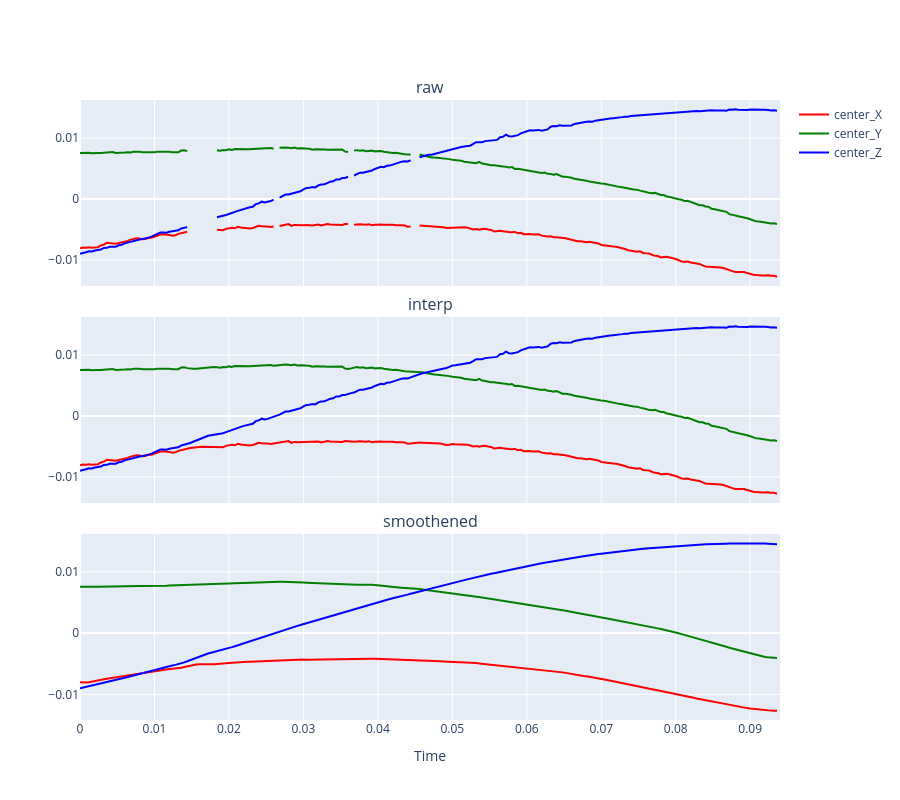
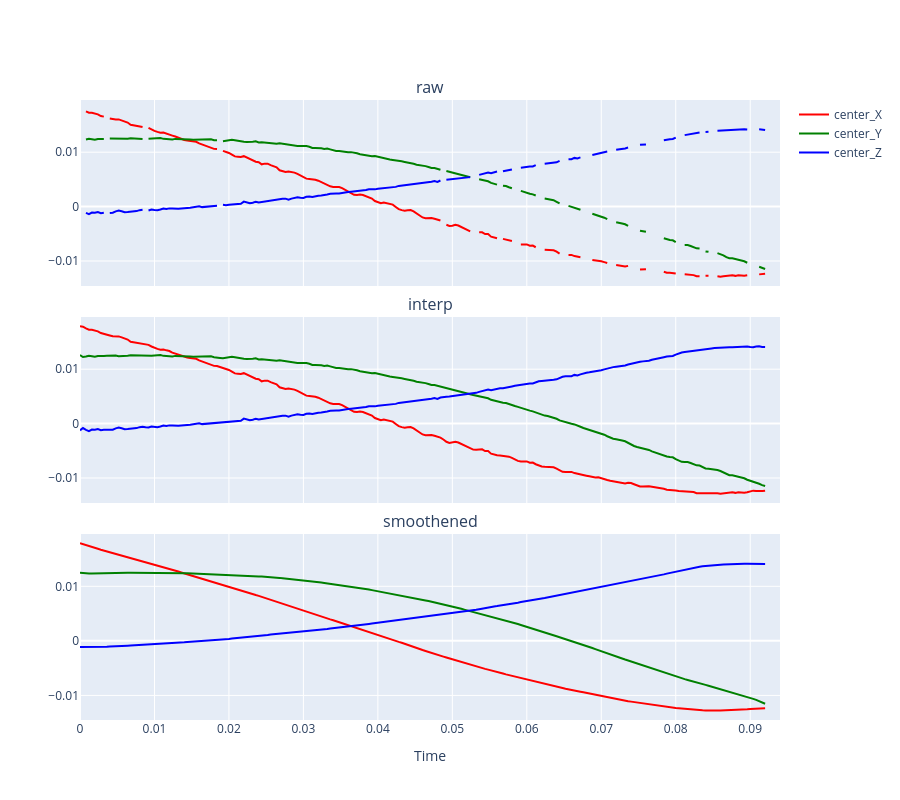
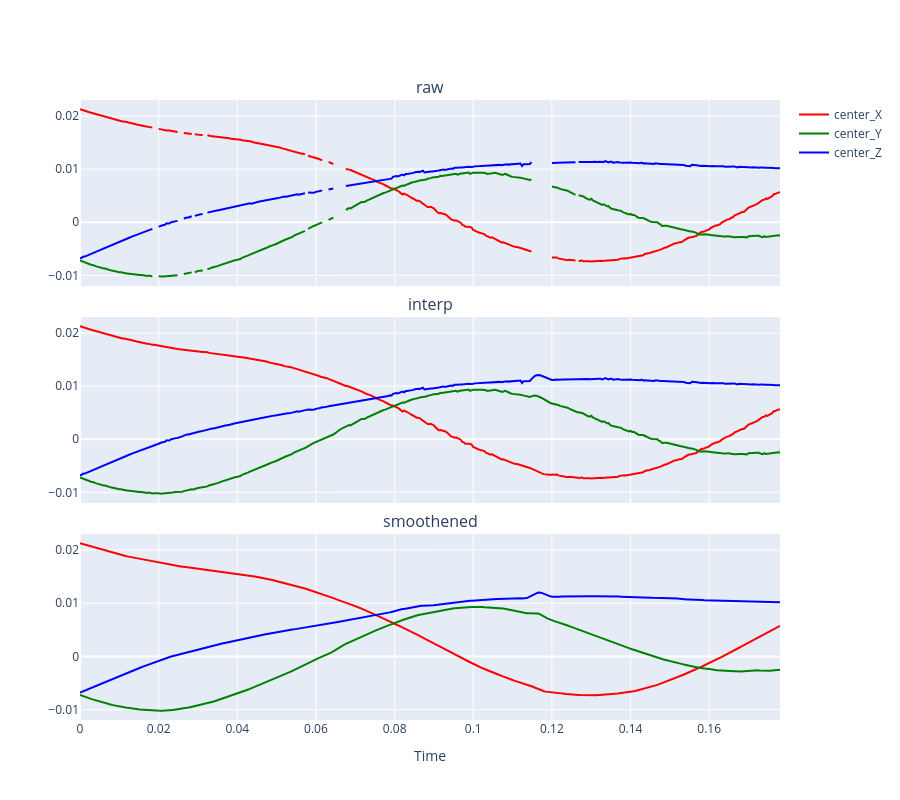
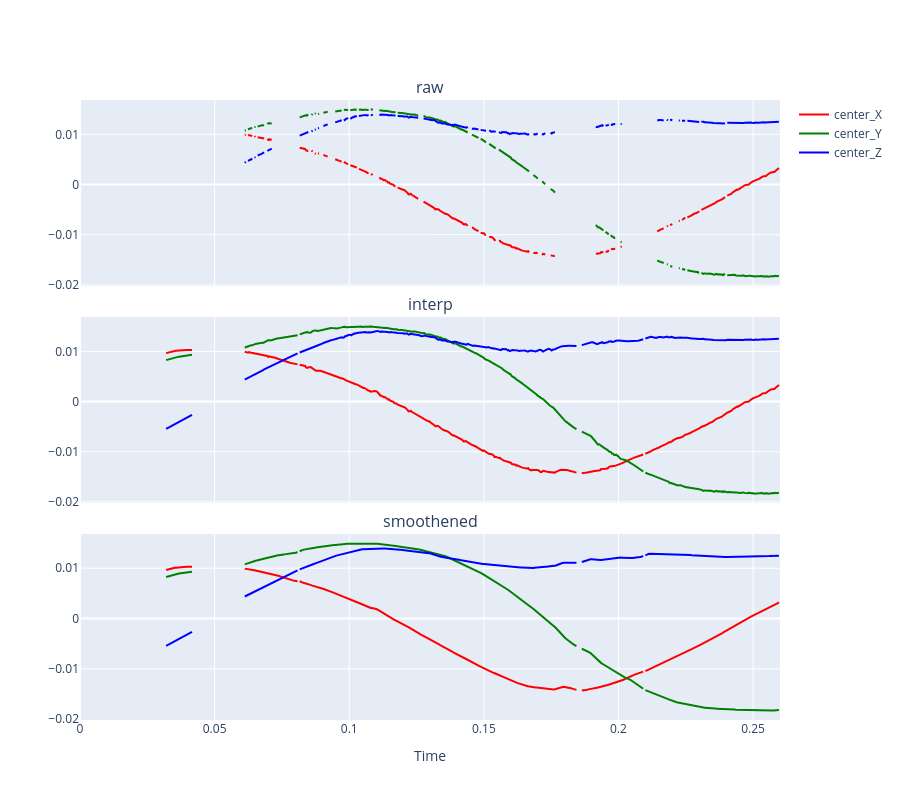

Here is the notebook cell these charts were saved with, in order:
### Code cell
fps = 2500

for raw in raw_tracks:
    fig.data = [] 
    raw_df = pd.read_csv(raw)
    
    trialID = os.path.basename(raw)[:13]
    print(f'working on {trialID}')
    
    interpol_df = pd.read_csv([file for file in interpol_tracks if trialID in file][0])
    smoothen_df = pd.read_csv([file for file in smoothen_tracks if trialID in file][0])
    
    cols = ["center_X", "center_Y", "center_Z"]
    # assign a fixed color to each column
    colors = {"center_X": "red", "center_Y": "green", "center_Z": "blue"}
    # add traces
    for row, df in enumerate([raw_df, interpol_df, smoothen_df], start=1):   # each df → one row
        center = df.loc[:, ['center_X', 'center_Y', 'center_Z']]
        time = np.arange(0, len(center))*1/fps
        for col in cols:                        # x, y, z traces
            fig.add_trace(
                go.Scatter(
                    x=time,          # or df["time"]
                    y=df[col],
                    mode="lines",
                    name=f"{col}",
                    line=dict(color=colors[col]),
                    showlegend=(row == 1)   # legend only once      
                ),
                row=row,
                col=1
            )

    fig.update_xaxes(title_text="Time", row=3, col=1)
    fig.update_layout(height=800)     
    
    print(len(fig.data))
    fig.show()
    fig.write_html(output_dir + trialID + '.html')
    print(f'plotting done for {trialID}')

### Figure 1 — Plotly figure (JSON) as saved in the notebook; plotly's stock layout.template omitted (floating-point values rounded to 4 significant figures; data arrays with more than 128 entries replaced by an {"elided": "..."} marker saying what was removed)
{"data": [{"line": {"color": "red"}, "mode": "lines", "name": "center_X", "showlegend": true, "type": "scatter", "x": {"elided": "236 float values"}, "xaxis": "x", "y": {"elided": "236 float values"}, "yaxis": "y"}, {"line": {"color": "green"}, "mode": "lines", "name": "center_Y", "showlegend": true, "type": "scatter", "x": {"elided": "236 float values"}, "xaxis": "x", "y": {"elided": "236 float values"}, "yaxis": "y"}, {"line": {"color": "blue"}, "mode": "lines", "name": "center_Z", "showlegend": true, "type": "scatter", "x": {"elided": "236 float values"}, "xaxis": "x", "y": {"elided": "236 float values"}, "yaxis": "y"}, {"line": {"color": "red"}, "mode": "lines", "name": "center_X", "showlegend": false, "type": "scatter", "x": {"elided": "236 float values"}, "xaxis": "x2", "y": {"elided": "236 float values"}, "yaxis": "y2"}, {"line": {"color": "green"}, "mode": "lines", "name": "center_Y", "showlegend": false, "type": "scatter", "x": {"elided": "236 float values"}, "xaxis": "x2", "y": {"elided": "236 float values"}, "yaxis": "y2"}, {"line": {"color": "blue"}, "mode": "lines", "name": "center_Z", "showlegend": false, "type": "scatter", "x": {"elided": "236 float values"}, "xaxis": "x2", "y": {"elided": "236 float values"}, "yaxis": "y2"}, {"line": {"color": "red"}, "mode": "lines", "name": "center_X", "showlegend": false, "type": "scatter", "x": {"elided": "236 float values"}, "xaxis": "x3", "y": {"elided": "236 float values"}, "yaxis": "y3"}, {"line": {"color": "green"}, "mode": "lines", "name": "center_Y", "showlegend": false, "type": "scatter", "x": {"elided": "236 float values"}, "xaxis": "x3", "y": {"elided": "236 float values"}, "yaxis": "y3"}, {"line": {"color": "blue"}, "mode": "lines", "name": "center_Z", "showlegend": false, "type": "scatter", "x": {"elided": "236 float values"}, "xaxis": "x3", "y": {"elided": "236 float values"}, "yaxis": "y3"}], "layout": {"annotations": [{"font": {"size": 16}, "showarrow": false, "text": "raw", "x": 0.5, "xanchor": "center", "xref": "paper", "y": 1, "yanchor": "bottom", "yref": "paper"}, {"font": {"size": 16}, "showarrow": false, "text": "interp", "x": 0.5, "xanchor": "center", "xref": "paper", "y": 0.65, "yanchor": "bottom", "yref": "paper"}, {"font": {"size": 16}, "showarrow": false, "text": "smoothened", "x": 0.5, "xanchor": "center", "xref": "paper", "y": 0.3, "yanchor": "bottom", "yref": "paper"}], "height": 800, "xaxis": {"anchor": "y", "domain": [0, 1], "matches": "x3", "showticklabels": false}, "xaxis2": {"anchor": "y2", "domain": [0, 1], "matches": "x3", "showticklabels": false}, "xaxis3": {"anchor": "y3", "domain": [0, 1], "title": {"text": "Time"}}, "yaxis": {"anchor": "x", "domain": [0.7, 1]}, "yaxis2": {"anchor": "x2", "domain": [0.35, 0.65]}, "yaxis3": {"anchor": "x3", "domain": [0, 0.3]}}}

### Figure 2 — Plotly figure (JSON) as saved in the notebook; plotly's stock layout.template omitted (floating-point values rounded to 4 significant figures; data arrays with more than 128 entries replaced by an {"elided": "..."} marker saying what was removed)
{"data": [{"line": {"color": "red"}, "mode": "lines", "name": "center_X", "showlegend": true, "type": "scatter", "x": {"elided": "236 float values"}, "xaxis": "x", "y": {"elided": "236 float values"}, "yaxis": "y"}, {"line": {"color": "green"}, "mode": "lines", "name": "center_Y", "showlegend": true, "type": "scatter", "x": {"elided": "236 float values"}, "xaxis": "x", "y": {"elided": "236 float values"}, "yaxis": "y"}, {"line": {"color": "blue"}, "mode": "lines", "name": "center_Z", "showlegend": true, "type": "scatter", "x": {"elided": "236 float values"}, "xaxis": "x", "y": {"elided": "236 float values"}, "yaxis": "y"}, {"line": {"color": "red"}, "mode": "lines", "name": "center_X", "showlegend": false, "type": "scatter", "x": {"elided": "236 float values"}, "xaxis": "x2", "y": {"elided": "236 float values"}, "yaxis": "y2"}, {"line": {"color": "green"}, "mode": "lines", "name": "center_Y", "showlegend": false, "type": "scatter", "x": {"elided": "236 float values"}, "xaxis": "x2", "y": {"elided": "236 float values"}, "yaxis": "y2"}, {"line": {"color": "blue"}, "mode": "lines", "name": "center_Z", "showlegend": false, "type": "scatter", "x": {"elided": "236 float values"}, "xaxis": "x2", "y": {"elided": "236 float values"}, "yaxis": "y2"}, {"line": {"color": "red"}, "mode": "lines", "name": "center_X", "showlegend": false, "type": "scatter", "x": {"elided": "236 float values"}, "xaxis": "x3", "y": {"elided": "236 float values"}, "yaxis": "y3"}, {"line": {"color": "green"}, "mode": "lines", "name": "center_Y", "showlegend": false, "type": "scatter", "x": {"elided": "236 float values"}, "xaxis": "x3", "y": {"elided": "236 float values"}, "yaxis": "y3"}, {"line": {"color": "blue"}, "mode": "lines", "name": "center_Z", "showlegend": false, "type": "scatter", "x": {"elided": "236 float values"}, "xaxis": "x3", "y": {"elided": "236 float values"}, "yaxis": "y3"}], "layout": {"annotations": [{"font": {"size": 16}, "showarrow": false, "text": "raw", "x": 0.5, "xanchor": "center", "xref": "paper", "y": 1, "yanchor": "bottom", "yref": "paper"}, {"font": {"size": 16}, "showarrow": false, "text": "interp", "x": 0.5, "xanchor": "center", "xref": "paper", "y": 0.65, "yanchor": "bottom", "yref": "paper"}, {"font": {"size": 16}, "showarrow": false, "text": "smoothened", "x": 0.5, "xanchor": "center", "xref": "paper", "y": 0.3, "yanchor": "bottom", "yref": "paper"}], "height": 800, "xaxis": {"anchor": "y", "domain": [0, 1], "matches": "x3", "showticklabels": false}, "xaxis2": {"anchor": "y2", "domain": [0, 1], "matches": "x3", "showticklabels": false}, "xaxis3": {"anchor": "y3", "domain": [0, 1], "title": {"text": "Time"}}, "yaxis": {"anchor": "x", "domain": [0.7, 1]}, "yaxis2": {"anchor": "x2", "domain": [0.35, 0.65]}, "yaxis3": {"anchor": "x3", "domain": [0, 0.3]}}}

### Figure 3 — Plotly figure (JSON) as saved in the notebook; plotly's stock layout.template omitted (floating-point values rounded to 4 significant figures; data arrays with more than 128 entries replaced by an {"elided": "..."} marker saying what was removed)
{"data": [{"line": {"color": "red"}, "mode": "lines", "name": "center_X", "showlegend": true, "type": "scatter", "x": {"elided": "446 float values"}, "xaxis": "x", "y": {"elided": "446 float values"}, "yaxis": "y"}, {"line": {"color": "green"}, "mode": "lines", "name": "center_Y", "showlegend": true, "type": "scatter", "x": {"elided": "446 float values"}, "xaxis": "x", "y": {"elided": "446 float values"}, "yaxis": "y"}, {"line": {"color": "blue"}, "mode": "lines", "name": "center_Z", "showlegend": true, "type": "scatter", "x": {"elided": "446 float values"}, "xaxis": "x", "y": {"elided": "446 float values"}, "yaxis": "y"}, {"line": {"color": "red"}, "mode": "lines", "name": "center_X", "showlegend": false, "type": "scatter", "x": {"elided": "446 float values"}, "xaxis": "x2", "y": {"elided": "446 float values"}, "yaxis": "y2"}, {"line": {"color": "green"}, "mode": "lines", "name": "center_Y", "showlegend": false, "type": "scatter", "x": {"elided": "446 float values"}, "xaxis": "x2", "y": {"elided": "446 float values"}, "yaxis": "y2"}, {"line": {"color": "blue"}, "mode": "lines", "name": "center_Z", "showlegend": false, "type": "scatter", "x": {"elided": "446 float values"}, "xaxis": "x2", "y": {"elided": "446 float values"}, "yaxis": "y2"}, {"line": {"color": "red"}, "mode": "lines", "name": "center_X", "showlegend": false, "type": "scatter", "x": {"elided": "446 float values"}, "xaxis": "x3", "y": {"elided": "446 float values"}, "yaxis": "y3"}, {"line": {"color": "green"}, "mode": "lines", "name": "center_Y", "showlegend": false, "type": "scatter", "x": {"elided": "446 float values"}, "xaxis": "x3", "y": {"elided": "446 float values"}, "yaxis": "y3"}, {"line": {"color": "blue"}, "mode": "lines", "name": "center_Z", "showlegend": false, "type": "scatter", "x": {"elided": "446 float values"}, "xaxis": "x3", "y": {"elided": "446 float values"}, "yaxis": "y3"}], "layout": {"annotations": [{"font": {"size": 16}, "showarrow": false, "text": "raw", "x": 0.5, "xanchor": "center", "xref": "paper", "y": 1, "yanchor": "bottom", "yref": "paper"}, {"font": {"size": 16}, "showarrow": false, "text": "interp", "x": 0.5, "xanchor": "center", "xref": "paper", "y": 0.65, "yanchor": "bottom", "yref": "paper"}, {"font": {"size": 16}, "showarrow": false, "text": "smoothened", "x": 0.5, "xanchor": "center", "xref": "paper", "y": 0.3, "yanchor": "bottom", "yref": "paper"}], "height": 800, "xaxis": {"anchor": "y", "domain": [0, 1], "matches": "x3", "showticklabels": false}, "xaxis2": {"anchor": "y2", "domain": [0, 1], "matches": "x3", "showticklabels": false}, "xaxis3": {"anchor": "y3", "domain": [0, 1], "title": {"text": "Time"}}, "yaxis": {"anchor": "x", "domain": [0.7, 1]}, "yaxis2": {"anchor": "x2", "domain": [0.35, 0.65]}, "yaxis3": {"anchor": "x3", "domain": [0, 0.3]}}}

### Figure 4 — Plotly figure (JSON) as saved in the notebook; plotly's stock layout.template omitted (floating-point values rounded to 4 significant figures; data arrays with more than 128 entries replaced by an {"elided": "..."} marker saying what was removed)
{"data": [{"line": {"color": "red"}, "mode": "lines", "name": "center_X", "showlegend": true, "type": "scatter", "x": {"elided": "651 float values"}, "xaxis": "x", "y": {"elided": "651 float values"}, "yaxis": "y"}, {"line": {"color": "green"}, "mode": "lines", "name": "center_Y", "showlegend": true, "type": "scatter", "x": {"elided": "651 float values"}, "xaxis": "x", "y": {"elided": "651 float values"}, "yaxis": "y"}, {"line": {"color": "blue"}, "mode": "lines", "name": "center_Z", "showlegend": true, "type": "scatter", "x": {"elided": "651 float values"}, "xaxis": "x", "y": {"elided": "651 float values"}, "yaxis": "y"}, {"line": {"color": "red"}, "mode": "lines", "name": "center_X", "showlegend": false, "type": "scatter", "x": {"elided": "651 float values"}, "xaxis": "x2", "y": {"elided": "651 float values"}, "yaxis": "y2"}, {"line": {"color": "green"}, "mode": "lines", "name": "center_Y", "showlegend": false, "type": "scatter", "x": {"elided": "651 float values"}, "xaxis": "x2", "y": {"elided": "651 float values"}, "yaxis": "y2"}, {"line": {"color": "blue"}, "mode": "lines", "name": "center_Z", "showlegend": false, "type": "scatter", "x": {"elided": "651 float values"}, "xaxis": "x2", "y": {"elided": "651 float values"}, "yaxis": "y2"}, {"line": {"color": "red"}, "mode": "lines", "name": "center_X", "showlegend": false, "type": "scatter", "x": {"elided": "651 float values"}, "xaxis": "x3", "y": {"elided": "651 float values"}, "yaxis": "y3"}, {"line": {"color": "green"}, "mode": "lines", "name": "center_Y", "showlegend": false, "type": "scatter", "x": {"elided": "651 float values"}, "xaxis": "x3", "y": {"elided": "651 float values"}, "yaxis": "y3"}, {"line": {"color": "blue"}, "mode": "lines", "name": "center_Z", "showlegend": false, "type": "scatter", "x": {"elided": "651 float values"}, "xaxis": "x3", "y": {"elided": "651 float values"}, "yaxis": "y3"}], "layout": {"annotations": [{"font": {"size": 16}, "showarrow": false, "text": "raw", "x": 0.5, "xanchor": "center", "xref": "paper", "y": 1, "yanchor": "bottom", "yref": "paper"}, {"font": {"size": 16}, "showarrow": false, "text": "interp", "x": 0.5, "xanchor": "center", "xref": "paper", "y": 0.65, "yanchor": "bottom", "yref": "paper"}, {"font": {"size": 16}, "showarrow": false, "text": "smoothened", "x": 0.5, "xanchor": "center", "xref": "paper", "y": 0.3, "yanchor": "bottom", "yref": "paper"}], "height": 800, "xaxis": {"anchor": "y", "domain": [0, 1], "matches": "x3", "showticklabels": false}, "xaxis2": {"anchor": "y2", "domain": [0, 1], "matches": "x3", "showticklabels": false}, "xaxis3": {"anchor": "y3", "domain": [0, 1], "title": {"text": "Time"}}, "yaxis": {"anchor": "x", "domain": [0.7, 1]}, "yaxis2": {"anchor": "x2", "domain": [0.35, 0.65]}, "yaxis3": {"anchor": "x3", "domain": [0, 0.3]}}}
